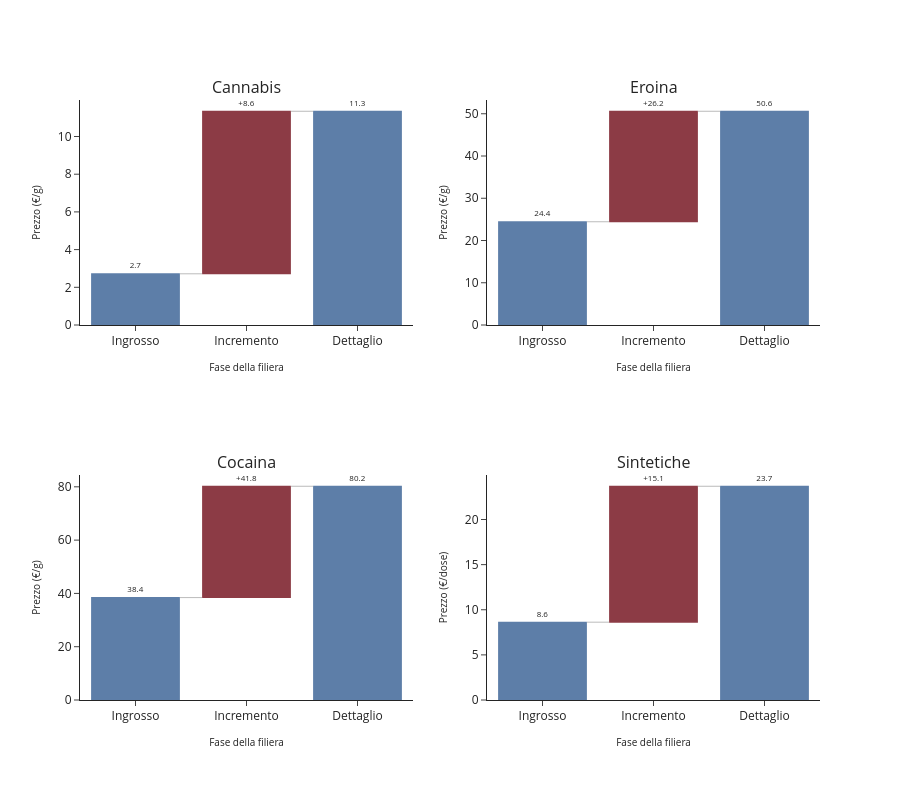

Notebook code for this chart:
### Code cell
import pandas as pd
from plotly.subplots import make_subplots
import plotly.graph_objects as go

df = pd.read_csv("prezzi_narcotraffico.csv")

# prezzo all'ingrosso riportato all'unità piccola (grammo o dose singola)
df["prezzo_ingrosso_unitario"] = df["prezzo_ingrosso"] / 1000
df["prezzo_dettaglio_medio"] = (df["prezzo_dettaglio_min"] + df["prezzo_dettaglio_max"]) / 2
df["incremento"] = df["prezzo_dettaglio_medio"] - df["prezzo_ingrosso_unitario"]

sostanze = df["sostanza"].tolist()

fig = make_subplots(
    rows=2, cols=2,
    subplot_titles=sostanze,
)

posizioni = [(1, 1), (1, 2), (2, 1), (2, 2)]

for riga_dati, (riga, colonna) in zip(df.itertuples(), posizioni):
    unita = "\u20ac/g" if riga_dati.unita_dettaglio == "eur_per_g" else "\u20ac/dose"
    fig.add_trace(
        go.Waterfall(
            orientation="v",
            measure=["absolute", "relative", "total"],
            x=["Ingrosso", "Incremento", "Dettaglio"],
            y=[riga_dati.prezzo_ingrosso_unitario, riga_dati.incremento, riga_dati.prezzo_dettaglio_medio],
            text=[f"{riga_dati.prezzo_ingrosso_unitario:.1f}", f"+{riga_dati.incremento:.1f}", f"{riga_dati.prezzo_dettaglio_medio:.1f}"],
            textposition="outside",
            textfont=dict(size=8),
            connector=dict(line=dict(color="#bbbbbb", width=1)),
            increasing=dict(marker=dict(color="#8c3b45")),
            totals=dict(marker=dict(color="#5d7ea8")),
            showlegend=False,
        ),
        row=riga, col=colonna,
    )
    fig.update_xaxes(title_text="Fase della filiera", row=riga, col=colonna, title_font=dict(size=10))
    fig.update_yaxes(title_text=f"Prezzo ({unita})", row=riga, col=colonna, title_font=dict(size=10))

fig.update_layout(
    template="simple_white",
    height=800,
    margin=dict(b=100),
)

# 3. NOTA FONTE (in basso)
fig.add_annotation(
    text=(""),
    xref="paper", yref="paper",
    x=0, y=-0.12,
    showarrow=False,
    font=dict(size=10, color="#888888"),
    align="left",
)

fig.show()

### Figure 1 — Plotly figure (JSON) as saved in the notebook; plotly's stock layout.template omitted (floating-point values rounded to 4 significant figures)
{"data": [{"connector": {"line": {"color": "#bbbbbb", "width": 1}}, "increasing": {"marker": {"color": "#8c3b45"}}, "measure": ["absolute", "relative", "total"], "orientation": "v", "showlegend": false, "text": ["2.7", "+8.6", "11.3"], "textfont": {"size": 8}, "textposition": "outside", "totals": {"marker": {"color": "#5d7ea8"}}, "type": "waterfall", "x": ["Ingrosso", "Incremento", "Dettaglio"], "xaxis": "x", "y": [2.716, 8.624, 11.34], "yaxis": "y"}, {"connector": {"line": {"color": "#bbbbbb", "width": 1}}, "increasing": {"marker": {"color": "#8c3b45"}}, "measure": ["absolute", "relative", "total"], "orientation": "v", "showlegend": false, "text": ["24.4", "+26.2", "50.6"], "textfont": {"size": 8}, "textposition": "outside", "totals": {"marker": {"color": "#5d7ea8"}}, "type": "waterfall", "x": ["Ingrosso", "Incremento", "Dettaglio"], "xaxis": "x2", "y": [24.44, 26.16, 50.59], "yaxis": "y2"}, {"connector": {"line": {"color": "#bbbbbb", "width": 1}}, "increasing": {"marker": {"color": "#8c3b45"}}, "measure": ["absolute", "relative", "total"], "orientation": "v", "showlegend": false, "text": ["38.4", "+41.8", "80.2"], "textfont": {"size": 8}, "textposition": "outside", "totals": {"marker": {"color": "#5d7ea8"}}, "type": "waterfall", "x": ["Ingrosso", "Incremento", "Dettaglio"], "xaxis": "x3", "y": [38.43, 41.78, 80.22], "yaxis": "y3"}, {"connector": {"line": {"color": "#bbbbbb", "width": 1}}, "increasing": {"marker": {"color": "#8c3b45"}}, "measure": ["absolute", "relative", "total"], "orientation": "v", "showlegend": false, "text": ["8.6", "+15.1", "23.7"], "textfont": {"size": 8}, "textposition": "outside", "totals": {"marker": {"color": "#5d7ea8"}}, "type": "waterfall", "x": ["Ingrosso", "Incremento", "Dettaglio"], "xaxis": "x4", "y": [8.623, 15.06, 23.69], "yaxis": "y4"}], "layout": {"annotations": [{"font": {"size": 16}, "showarrow": false, "text": "Cannabis", "x": 0.225, "xanchor": "center", "xref": "paper", "y": 1, "yanchor": "bottom", "yref": "paper"}, {"font": {"size": 16}, "showarrow": false, "text": "Eroina", "x": 0.775, "xanchor": "center", "xref": "paper", "y": 1, "yanchor": "bottom", "yref": "paper"}, {"font": {"size": 16}, "showarrow": false, "text": "Cocaina", "x": 0.225, "xanchor": "center", "xref": "paper", "y": 0.375, "yanchor": "bottom", "yref": "paper"}, {"font": {"size": 16}, "showarrow": false, "text": "Sintetiche", "x": 0.775, "xanchor": "center", "xref": "paper", "y": 0.375, "yanchor": "bottom", "yref": "paper"}, {"align": "left", "font": {"color": "#888888", "size": 10}, "showarrow": false, "text": "", "x": 0, "xref": "paper", "y": -0.12, "yref": "paper"}], "height": 800, "margin": {"b": 100}, "xaxis": {"anchor": "y", "domain": [0, 0.45], "title": {"font": {"size": 10}, "text": "Fase della filiera"}}, "xaxis2": {"anchor": "y2", "domain": [0.55, 1], "title": {"font": {"size": 10}, "text": "Fase della filiera"}}, "xaxis3": {"anchor": "y3", "domain": [0, 0.45], "title": {"font": {"size": 10}, "text": "Fase della filiera"}}, "xaxis4": {"anchor": "y4", "domain": [0.55, 1], "title": {"font": {"size": 10}, "text": "Fase della filiera"}}, "yaxis": {"anchor": "x", "domain": [0.625, 1], "title": {"font": {"size": 10}, "text": "Prezzo (€/g)"}}, "yaxis2": {"anchor": "x2", "domain": [0.625, 1], "title": {"font": {"size": 10}, "text": "Prezzo (€/g)"}}, "yaxis3": {"anchor": "x3", "domain": [0, 0.375], "title": {"font": {"size": 10}, "text": "Prezzo (€/g)"}}, "yaxis4": {"anchor": "x4", "domain": [0, 0.375], "title": {"font": {"size": 10}, "text": "Prezzo (€/dose)"}}}}
